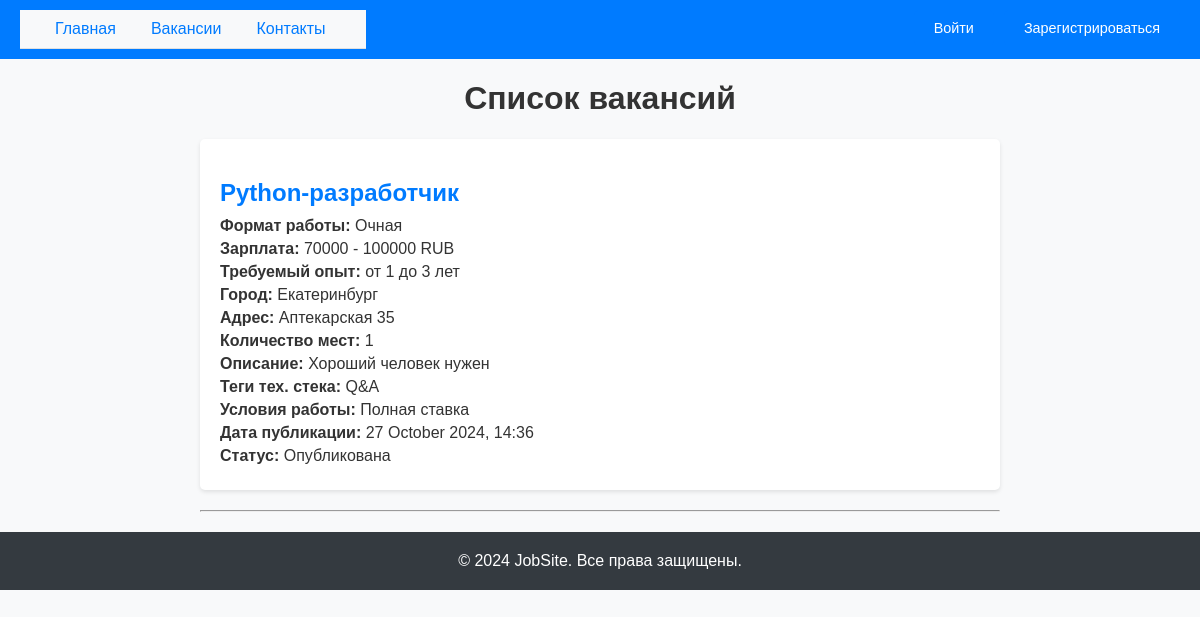
Page /vacancies/ on the earlier database version.
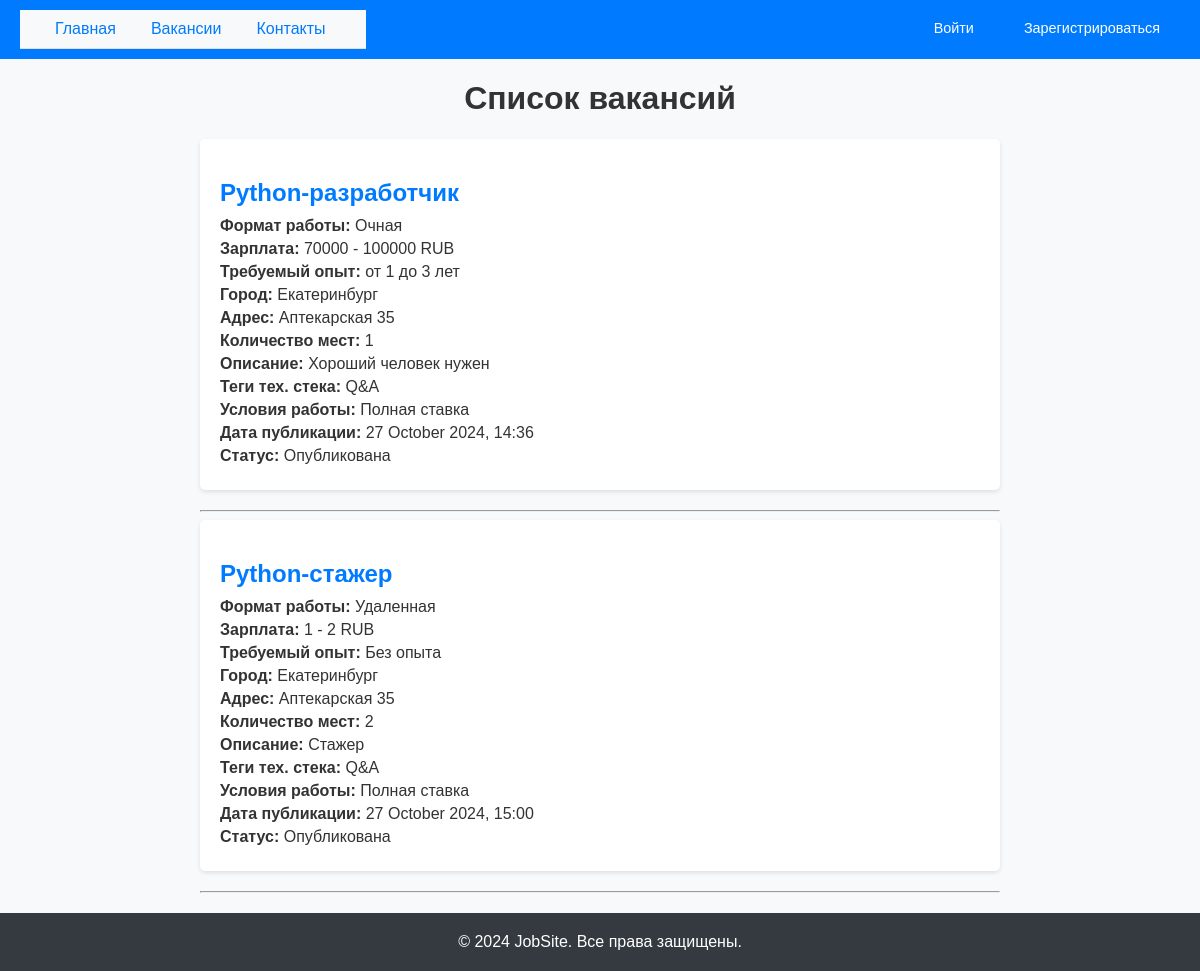
Same page on the later database version.
### api/models.py (models this page shows, shortened)
class Vacancy(models.Model):
    WORK_FORMAT_CHOICES = [
        ('remote', 'Удаленная'),
        ('hybrid', 'Гибридная'),
        ('onsite', 'Очная'),
    ]
    WORK_CONDITION_CHOICES = [
        ('full_time', 'Полная ставка'),
        ('part_time', 'Неполная ставка'),
        ('internship', 'Стажировка'),
        ('volunteering', 'Волонтерство'),
        ('one_time', 'Разовое задание'),
        ('project', 'Проектная работа'),
    ]
    CURRENCY_CHOICES = [
        ('RUB', 'RUB'),
        ('USD', 'USD'),
        ('EUR', 'EUR'),
    ]
    EXPERIENCE_CHOICES = [
        ('0', 'Без опыта'),
        ('1', 'До 1 года'),
        ('1-3', 'от 1 до 3 лет'),
        ('3-6', 'от 3 до 6 лет'),
        ('6', 'более 6 лет'),
    ]
    STATUS_CHOICES = [
        ('published', 'Опубликована'),
        ('archived', 'В архиве'),
        ('checking','На проверке'),
    ]
    title = models.CharField(max_length=255)
    work_format = models.CharField(max_length=10, choices=WORK_FORMAT_CHOICES, default='onsite')
    min_salary = models.PositiveIntegerField()
    max_salary = models.PositiveIntegerField()
    currency = models.CharField(max_length=3, choices=CURRENCY_CHOICES, default='RUB')
    experience = models.CharField(max_length=10, choices=EXPERIENCE_CHOICES, default='<1')
    city = models.CharField(max_length=255)
    address = models.CharField(max_length=255)
    number_of_openings = models.PositiveIntegerField()
    description = models.TextField()
    tech_stack_tags = models.ManyToManyField('TechStackTag', blank=True)
    work_condition_tags = models.CharField(
        max_length=20,
        choices=WORK_CONDITION_CHOICES,
        default='full_time'  # Значение по умолчанию
    )
    publication_date = models.DateTimeField(auto_now_add=True)  # Изменено на DateTimeField
    status = models.CharField(max_length=10, choices=STATUS_CHOICES, default='published')
    def formatted_publication_date(self):
        return self.publication_date.strftime('%d %B %Y, %H:%M')

class TechStackTag(models.Model):
    name = models.CharField(max_length=100, unique=True)

### api/views.py (the view)
# urls.py: path('vacancies/', vacancy_list, name='vacancy_list'),
def vacancy_list(request):
    vacancies = Vacancy.objects.all()
    return render(request, 'vacancy_list.html', {'vacancies': vacancies})

### templates/vacancy_list.html (shortened to what this page needs)
{% extends 'base.html' %}
{% block content %}
    <h1>Список вакансий</h1>
    <div class="vacancy-list">
        {% for vacancy in vacancies %}
        <div class="vacancy-item">
            <h2>{{ vacancy.title }}</h2>
            <p><strong>Формат работы:</strong> {{ vacancy.get_work_format_display }}</p>
            <p><strong>Зарплата:</strong> {{ vacancy.min_salary }} - {{ vacancy.max_salary }} {{ vacancy.currency }}</p>
            <p><strong>Требуемый опыт:</strong> {{ vacancy.get_experience_display }}</p>
            <p><strong>Город:</strong> {{ vacancy.city }}</p>
            <p><strong>Адрес:</strong> {{ vacancy.address }}</p>
            <p><strong>Количество мест:</strong> {{ vacancy.number_of_openings }}</p>
            <p><strong>Описание:</strong> {{ vacancy.description }}</p>
            <p><strong>Теги тех. стека:</strong>
                {% for tag in vacancy.tech_stack_tags.all %}
                    {{ tag.name }}{% if not forloop.last %}, {% endif %}
                {% endfor %}
            </p>
            <p><strong>Условия работы:</strong> {{ vacancy.get_work_condition_tags_display }}</p>
            <p><strong>Дата публикации:</strong> {{ vacancy.formatted_publication_date }}</p>
            <p><strong>Статус:</strong> {{ vacancy.get_status_display }}</p>
        </div>
        <hr>
        {% empty %}
        <p>Вакансий нет</p>
        {% endfor %}
    </div>
{% endblock %}

### templates/base.html (shortened to what this page needs)
{% load static %}
<!DOCTYPE html>
<html lang="ru">
<head>
    <link rel="stylesheet" href="{% static 'css/styles.css' %}">
</head>
<body>
    <header>
        <nav>
            <ul class="nav-links">
                <li><a href="/">Главная</a></li>
                <li><a href="/vacancies">Вакансии</a></li>
                <li><a href="/contact">Контакты</a></li>
            </ul>
            <div class="user-info">
                {% if user.is_authenticated %}
                    <p>Вы вошли по почте <strong>{{ user.email }}</strong></p>
                    <a href="/logout" class="button">Выйти</a>
                {% else %}
                    <a href="/login" class="button">Войти</a>
                    <a href="/registration" class="button">Зарегистрироваться</a>
                {% endif %}
            </div>
        </nav>
    </header>
    <main>
        {% block content %}
        {% endblock %}
    </main>
    <footer>
        <p>&copy; 2024 JobSite. Все права защищены.</p>
    </footer>
</body>
</html>

### static/css/styles.css (style rules this page uses)
body { font-family: Arial, sans-serif; background-color: #f8f9fa; margin: 0; padding: 0; color: #333; }
header { background-color: #007bff; padding: 10px 20px; color: #fff; display: flex; justify-content: space-between; align-items: center; position: relative; }
header .nav-links { list-style: none; display: flex; margin: 0; padding: 0; }
header .nav-links li { margin-left: 15px; }
header .nav-links a { color: #fff; text-decoration: none; }
.user-info { position: absolute; right: 20px; top: 10px; display: flex; align-items: center; font-size: 0.9em; }
.user-info a { color: #fff; margin-left: 10px; }
main { max-width: 800px; margin: 20px auto; padding: 0 20px; text-align: center; }
.vacancy-list { margin-top: 20px; }
.vacancy-item { background-color: #fff; border-radius: 5px; box-shadow: 0 2px 4px rgba(0, 0, 0, 0.1); padding: 20px; margin-bottom: 20px; text-align: left; }
.vacancy-item h2 { color: #007bff; margin-bottom: 10px; }
.vacancy-item p { margin: 5px 0; }
footer { background-color: #343a40; color: #fff; padding: 15px 0; text-align: center; }
footer p { margin: 5px 0; }

### templates/base.html (style rules this page uses)
nav { display: flex; justify-content: space-between; align-items: center; padding: 10px 20px; background-color: #f8f9fa; border-bottom: 1px solid #e0e0e0; }
.nav-links { list-style: none; padding: 0; margin: 0; display: flex; }
.nav-links li { margin-right: 20px; }
.nav-links li a { text-decoration: none; color: #007BFF; transition: color 0.3s; }
.button { display: inline-block; padding: 10px 20px; margin-left: 10px; background-color: #007BFF; color: white; text-decoration: none; border-radius: 5px; transition: background-color 0.3s; }

Differences in the rows shown:
added Vacancy: title "Python-стажер", work_format "Удаленная", min_salary "1", max_salary "2", currency "RUB", experience "Без опыта", city "Екатеринбург", address "Аптекарская 35", number_of_openings "2", description "Стажер", work_condition_tags "Полная ставка", formatted_publication_date "27 October 2024, 15:00", status "Опубликована", TechStackTag (name "Q&A")
